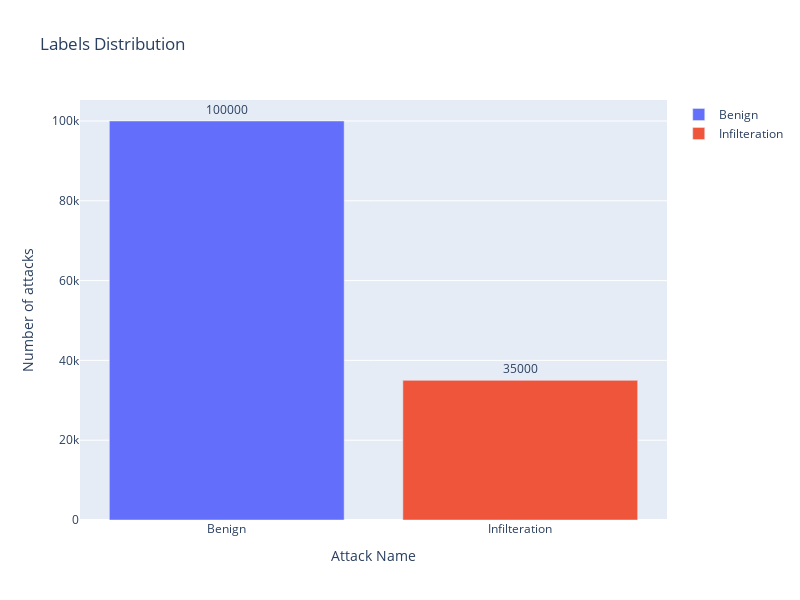

Here is the notebook cell this chart was saved with:
### Code cell
toTrainModel = shortData(withoutDuplicates, 100000, 35000).copy()
selectedToSaveDataset = shortData(
    withoutDuplicates, 100000, 56553).copy()
showAttackDistribution(toTrainModel[LABEL])

### Figure 1 — Plotly figure (JSON) as saved in the notebook; plotly's stock layout.template omitted (floating-point values rounded to 4 significant figures)
{"data": [{"name": "Benign", "orientation": "v", "text": "100000", "textposition": "outside", "type": "bar", "x": ["Benign"], "y": [100000]}, {"name": "Infilteration", "orientation": "v", "text": "35000", "textposition": "outside", "type": "bar", "x": ["Infilteration"], "y": [35000]}], "layout": {"height": 600, "title": {"text": "Labels Distribution"}, "width": 800, "xaxis": {"title": {"text": "Attack Name"}}, "yaxis": {"title": {"text": "Number of attacks"}}}}
